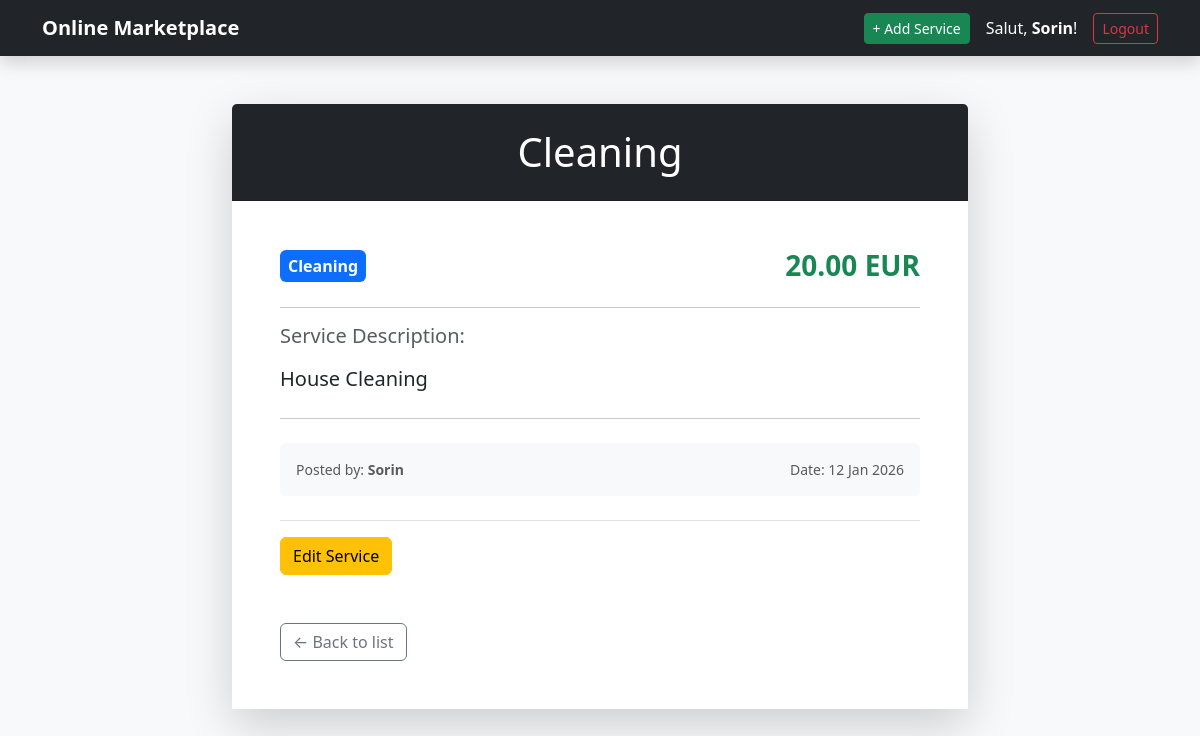
Page /service/1/ (signed in) on the committed database.
### marketplace/models.py (models this page shows, shortened)
class Service(models.Model):
    CATEGORY_CHOICES = [
        ('cleaning', 'Cleaning'),
        ('it', 'IT & Software'),
        ('math', 'Mathematics Meditations'),
        ('garden', 'Garden'),
    ]
    title = models.CharField(max_length=200, unique=True)
    provider = models.ForeignKey(User, on_delete=models.CASCADE, related_name="services")
    description = models.TextField()
    category = models.CharField(max_length=20, choices=CATEGORY_CHOICES)
    price = models.DecimalField(max_digits=10, decimal_places=2)
    created_on = models.DateTimeField(auto_now_add=True)

### marketplace/views.py (the view)
# urls.py: path('service/<int:service_id>/', views.service_detail, name='service_detail'),
def service_detail(request, service_id):
    service = get_object_or_404(Service, id=service_id)
    return render(request, 'marketplace/service_detail.html', {'service': service})

### marketplace/templates/marketplace/service_detail.html
{% extends 'marketplace/base.html' %}
{% block content %}
<div class="row justify-content-center mt-5">
    <div class="col-md-8">
        <div class="card shadow-lg border-0">
            <div class="card-header bg-dark text-white text-center py-4">
                <h1 class="mb-0">{{ service.title }}</h1>
            </div>
            <div class="card-body p-5 bg-white">
                <div class="d-flex justify-content-between align-items-center mb-4">
                    <span class="badge bg-primary fs-6 p-2">{{ service.get_category_display }}</span>
                    <h3 class="text-success mb-0 fw-bold">{{ service.price }} EUR</h3>
                </div>
                <hr>
                <h5 class="text-muted mb-3">Service Description:</h5>
                <p class="lead" style="white-space: pre-wrap;">{{ service.description }}</p>
                <hr class="my-4">
                <div class="bg-light p-3 rounded d-flex justify-content-between align-items-center">
                    <small class="text-muted">Posted by: <strong>{{ service.provider.username }}</strong></small>
                    <small class="text-muted">Date: {{ service.created_on|date:"d M Y" }}</small>
                </div>
                {% if user == service.provider %}
                <div class="mt-4 pt-3 border-top">
                    <a href="{% url 'edit_service' service.id %}" class="btn btn-warning">Edit Service</a>
                </div>
                {% endif %}
                <div class="mt-5 d-flex gap-2">
                    <a href="{% url 'service_list' %}" class="btn btn-outline-secondary">← Back to list</a>
                </div>
            </div>
        </div>
    </div>
</div>
{% endblock %}

### marketplace/templates/marketplace/base.html (shortened to what this page needs)
<!DOCTYPE html>
<html lang="en">
<head>
    <link href="https://cdn.jsdelivr.net/npm/bootstrap@5.3.8/dist/css/bootstrap.min.css" rel="stylesheet"
>
</head>
<body class="bg-light">
    <nav class="navbar navbar-dark bg-dark mb-4 shadow">
        <div class="container">
            <a class="navbar-brand fw-bold" href="{% url 'service_list' %}">Online Marketplace</a>
            <div class="d-flex align-items-center">
                {% if user.is_authenticated %}
                <a href="{% url 'create_service' %}" class="btn btn-success btn-sm me-3">+ Add Service</a>
                <span class="navbar-text me-3 text-white">Salut, <strong>{{ user.username }}</strong>!</span>
                <a href="{% url 'account_logout' %}" class="btn btn-outline-danger btn-sm">Logout</a>
                {% else %}
                <a href="{% url 'account_login' %}" class="btn btn-outline-light btn-sm me-2">Login</a>
                <a href="{% url 'account_signup' %}" class="btn btn-light btn-sm">Register</a>
                {% endif %}
            </div>
        </div>
    </nav>
    <div class="container">
        {% block content %}
        {% endblock %}
    </div>
</body>
</html>

### rows in the picture
Service: title "Cleaning", category "Cleaning", price "20.00", description "House Cleaning", provider.username "Sorin", created_on "12 Jan 2026"

### other values in the picture
{{ user.username }} "Sorin"
